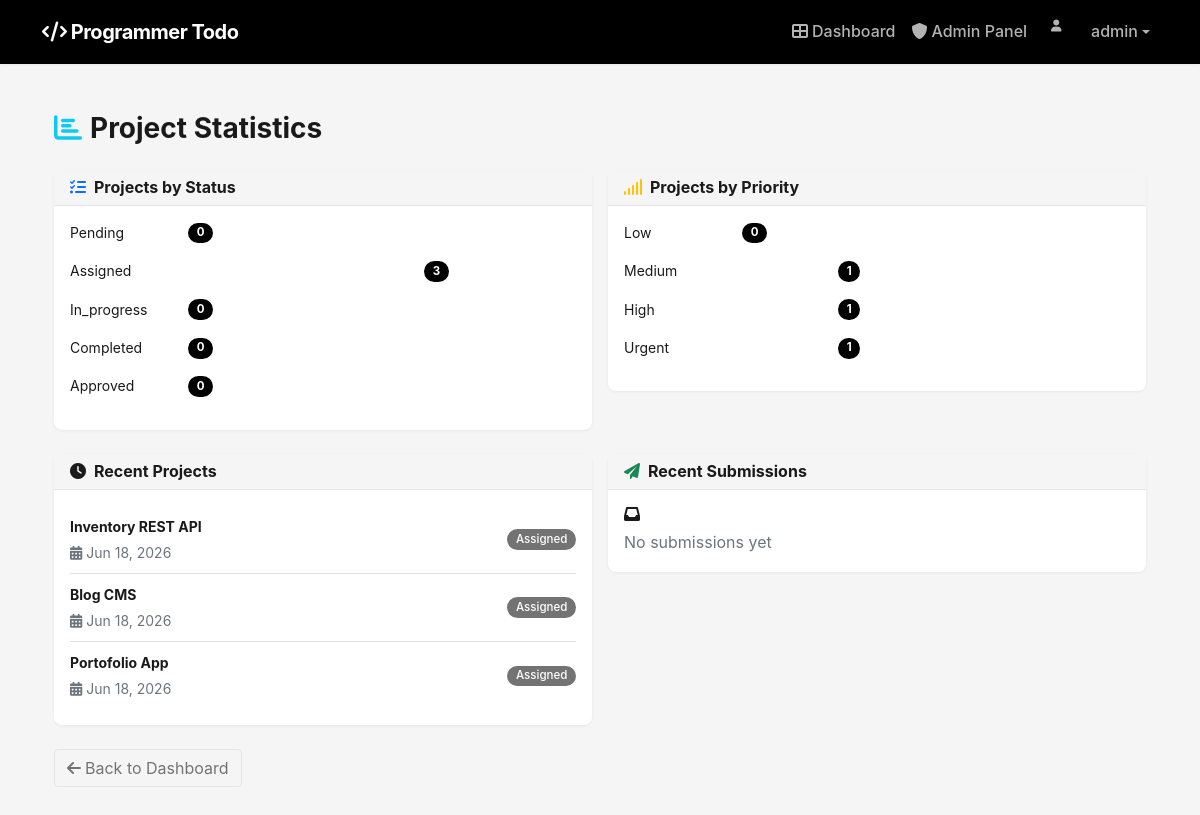
/manage/statistics/ (signed in), run on the app's committed database.
### main/models.py (models this page shows, shortened)
class Project(models.Model):
    STATUS_CHOICES = [
        ('pending', 'Pending'),
        ('assigned', 'Assigned'),
        ('in_progress', 'In Progress'),
        ('completed', 'Completed'),
        ('approved', 'Approved'),
    ]
    PRIORITY_CHOICES = [
        ('low', 'Low'),
        ('medium', 'Medium'),
        ('high', 'High'),
        ('urgent', 'Urgent'),
    ]
    title = models.CharField(max_length=200)
    description = models.TextField()
    requirements = models.TextField(blank=True)
    assigned_to = models.ForeignKey(ProgrammerProfile, on_delete=models.SET_NULL, null=True, blank=True)
    created_by = models.ForeignKey(User, on_delete=models.CASCADE, related_name='created_projects')
    status = models.CharField(max_length=20, choices=STATUS_CHOICES, default='pending')
    priority = models.CharField(max_length=10, choices=PRIORITY_CHOICES, default='medium')
    deadline = models.DateTimeField()
    created_at = models.DateTimeField(auto_now_add=True)
    updated_at = models.DateTimeField(auto_now=True)
    completed_at = models.DateTimeField(null=True, blank=True)
    approved_at = models.DateTimeField(null=True, blank=True)

### main/views.py (the view)
# urls.py: path('manage/statistics/', views.project_statistics, name='project_statistics'),
@staff_member_required
def project_statistics(request):
    projects_by_status = {}
    for status, _ in Project.STATUS_CHOICES:
        projects_by_status[status] = Project.objects.filter(status=status).count()
    projects_by_priority = {}
    for priority, _ in Project.PRIORITY_CHOICES:
        projects_by_priority[priority] = Project.objects.filter(priority=priority).count()
    recent_projects = Project.objects.select_related('assigned_to', 'created_by').order_by('-created_at')[:5]
    recent_submissions = ProjectSubmission.objects.select_related('project').order_by('-submitted_at')[:5]
    context = {
        'projects_by_status': projects_by_status,
        'projects_by_priority': projects_by_priority,
        'recent_projects': recent_projects,
        'recent_submissions': recent_submissions,
    }
    return render(request, 'admin/statistics.html', context)

### templates/admin/statistics.html (shortened to what this page needs)
{% extends 'base.html' %}
{% block content %}
<div class="container py-4 fade-in">
    <h3 class="fw-bold mb-4"><i class="fas fa-chart-bar me-2 text-info"></i>Project Statistics</h3>
    <div class="row g-3 mb-4">
        <div class="col-md-6">
            <div class="card border-0">
                <div class="card-header"><h6 class="mb-0 fw-bold"><i class="fas fa-tasks me-2 text-primary"></i>Projects by Status</h6></div>
                <div class="card-body">
                    {% for status, count in projects_by_status.items %}
                    <div class="d-flex justify-content-between align-items-center mb-3">
                        <span class="text-capitalize fw-medium small" style="min-width:90px;">{{ status }}</span>
                        <div class="d-flex align-items-center" style="flex: 1; margin-left: 1rem;">
                            <div class="rounded-pill" style="height: 10px; width: {% widthratio count projects_by_status.values|length 100 %}%; background: linear-gradient(90deg, var(--primary), var(--violet)); min-width: 4px;"></div>
                            <span class="ms-2 fw-bold small badge bg-primary">{{ count }}</span>
                        </div>
                    </div>
                    {% endfor %}
                </div>
            </div>
        </div>
        <div class="col-md-6">
            <div class="card border-0">
                <div class="card-header"><h6 class="mb-0 fw-bold"><i class="fas fa-signal me-2 text-warning"></i>Projects by Priority</h6></div>
                <div class="card-body">
                    {% for priority, count in projects_by_priority.items %}
                    <div class="d-flex justify-content-between align-items-center mb-3">
                        <span class="text-capitalize fw-medium small" style="min-width:90px;">{{ priority }}</span>
                        <div class="d-flex align-items-center" style="flex: 1; margin-left: 1rem;">
                            <div class="rounded-pill" style="height: 10px; width: {% widthratio count projects_by_priority.values|length 100 %}%; background: linear-gradient(90deg, var(--success), #34D399); min-width: 4px;"></div>
                            <span class="ms-2 fw-bold small badge bg-success">{{ count }}</span>
                        </div>
                    </div>
                    {% endfor %}
                </div>
            </div>
        </div>
    </div>
    <div class="row g-3">
        <div class="col-md-6">
            <div class="card border-0">
                <div class="card-header"><h6 class="mb-0 fw-bold"><i class="fas fa-clock me-2 text-violet"></i>Recent Projects</h6></div>
                <div class="card-body">
                    {% for project in recent_projects %}
                    <div class="d-flex justify-content-between align-items-center py-2 {% if not forloop.last %}border-bottom{% endif %}">
                        <div>
                            <strong class="small">{{ project.title }}</strong>
                            <br><small class="text-muted"><i class="fas fa-calendar-alt me-1"></i>{{ project.created_at|date:"M d, Y" }}</small>
                        </div>
                        <span class="badge bg-{% if project.status == 'approved' %}success{% elif project.status == 'in_progress' %}primary{% else %}secondary{% endif %}">{{ project.get_status_display }}</span>
                    </div>
                    {% empty %}
                    <div class="empty-state"><i class="fas fa-inbox d-block mb-2"></i><p class="text-muted mb-0">No projects yet</p></div>
                    {% endfor %}
                </div>
            </div>
        </div>
        <div class="col-md-6">
            <div class="card border-0">
                <div class="card-header"><h6 class="mb-0 fw-bold"><i class="fas fa-paper-plane me-2 text-success"></i>Recent Submissions</h6></div>
                <div class="card-body">
                    {% for sub in recent_submissions %}
                    <div class="d-flex justify-content-between align-items-center py-2 {% if not forloop.last %}border-bottom{% endif %}">
                        <div>
                            <strong class="small">{{ sub.project.title }}</strong>
                            <br><small class="text-muted"><i class="fas fa-calendar-alt me-1"></i>{{ sub.submitted_at|date:"M d, Y" }}</small>
                        </div>
                        {% if sub.is_approved %}<span class="badge bg-success">Approved</span>
                        {% else %}
                        <a href="{% url 'approve_submission' sub.id %}" class="btn btn-sm btn-outline-primary">Review</a>
                        {% endif %}
                    </div>
                    {% empty %}
                    <div class="empty-state"><i class="fas fa-inbox d-block mb-2"></i><p class="text-muted mb-0">No submissions yet</p></div>
                    {% endfor %}
                </div>
            </div>
        </div>
    </div>
    <a href="{% url 'admin_dashboard' %}" class="btn btn-outline-secondary mt-4"><i class="fas fa-arrow-left me-1"></i>Back to Dashboard</a>
</div>
{% endblock %}

### templates/base.html (shortened to what this page needs)
<!DOCTYPE html>
<html lang="en">
<head>
    <link href="https://cdn.jsdelivr.net/npm/bootstrap@5.1.3/dist/css/bootstrap.min.css" rel="stylesheet">
    <link href="https://cdnjs.cloudflare.com/ajax/libs/font-awesome/6.0.0/css/all.min.css" rel="stylesheet">
    {% load static %}
    <link href="{% static 'css/style.css' %}?v=2" rel="stylesheet">
</head>
<body>
    <nav class="navbar navbar-expand-lg navbar-dark">
        <div class="container">
            <a class="navbar-brand" href="{% url 'dashboard' %}">
                <i class="fas fa-code"></i> Programmer Todo
            </a>
            {% if user.is_authenticated %}
            <div class="collapse navbar-collapse" id="navbarNav">
                <ul class="navbar-nav ms-auto align-items-center">
                    <li class="nav-item">
                        <a class="nav-link" href="{% url 'dashboard' %}">
                            <i class="fas fa-th-large me-1"></i>Dashboard
                        </a>
                    </li>
                    {% if user.is_staff %}
                    <li class="nav-item">
                        <a class="nav-link" href="{% url 'admin_dashboard' %}">
                            <i class="fas fa-shield-alt me-1"></i>Admin Panel
                        </a>
                    </li>
                    {% else %}
                    <li class="nav-item">
                        <a class="nav-link" href="{% url 'profile_edit' %}">
                            <i class="fas fa-user-edit me-1"></i>Profile
                        </a>
                    </li>
                    {% endif %}
                    <li class="nav-item dropdown ms-2">
                        <a class="nav-link dropdown-toggle d-flex align-items-center" href="#" role="button" data-bs-toggle="dropdown">
                            <span class="icon-circle primary me-2" style="width:32px;height:32px;font-size:0.75rem;">
                                <i class="fas fa-user"></i>
                            </span>
                            {{ user.username }}
                        </a>
                    </li>
                </ul>
            </div>
            {% endif %}
        </div>
    </nav>
    <main class="container mt-4 pb-5">
        {% block content %}
        {% endblock %}
    </main>
    {% load static %}
</body>
</html>

### static/css/style.css (style rules this page uses)
:root { --white: #FFFFFF; --bg: #F5F5F5; --card: #FFFFFF; --text: #1A1A1A; --text-secondary: #737373; --text-muted: #A3A3A3; --border: #E5E5E5; --active: #000000; --hover-bg: #EEEEEE; --shadow: rgba(0, 0, 0, 0.06); }
body { font-family: -apple-system, BlinkMacSystemFont, 'Segoe UI', Roboto, Oxygen, Ubuntu, sans-serif; background-color: var(--bg); color: var(--text); line-height: 1.6; }
.navbar { background: var(--active) !important; box-shadow: 0 1px 3px var(--shadow); }
.navbar-brand { font-weight: 700; color: var(--white) !important; letter-spacing: -0.5px; }
.nav-link { color: rgba(255,255,255,0.7) !important; font-weight: 500; transition: color 0.2s; }
.btn-outline-secondary { color: var(--text-secondary); border-color: var(--border); }
.card { border: 1px solid var(--border); border-radius: 8px; box-shadow: 0 1px 3px var(--shadow); transition: all 0.2s ease; background: var(--card); }
.card-header { background: var(--bg) !important; border-bottom: 1px solid var(--border); font-weight: 600; }
.badge { border-radius: 20px; font-size: 0.72em; padding: 0.4em 0.75em; font-weight: 500; }
.badge.bg-primary { background: var(--active) !important; }
.badge.bg-secondary { background: var(--text-secondary) !important; }
.badge.bg-success { background: var(--active) !important; }
.fade-in { animation: fadeIn 0.4s ease-out; }

### data on the page
Project: priority "Medium", created_by "1", title "Inventory REST API", created_at "Jun 18, 2026", status "Assigned"
Project: priority "High", count "1", title "Portofolio App", created_at "Jun 18, 2026", status "Assigned"
Project: priority "Urgent", created_by "1", title "Blog CMS", created_at "Jun 18, 2026", status "Assigned"

### other printed values
{{ user.username }} "admin"
{{ status }} "Pending" "Assigned" "In_progress" "Completed" "Approved"
{{ count }} "0" "3" "0" "0" "0"
{{ priority }} "Low"
{{ count }} "0"
